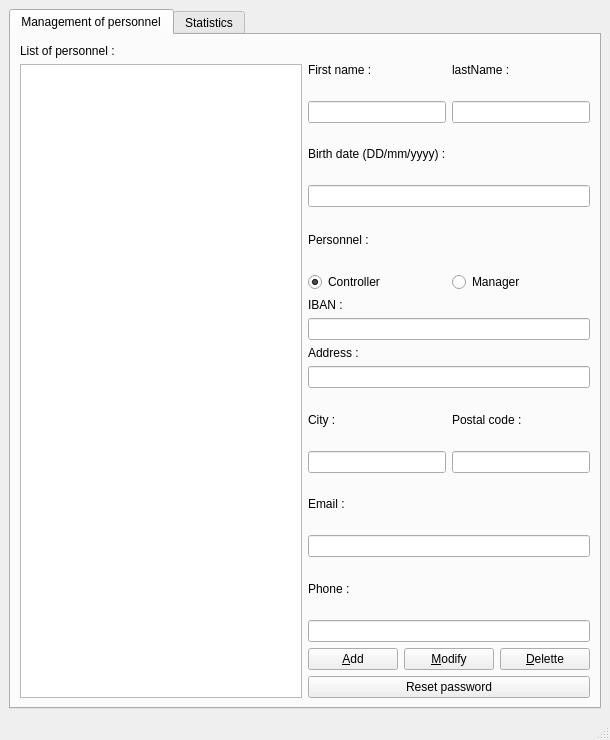
<?xml version="1.0" encoding="UTF-8"?>
<ui version="4.0">
 <class>manager</class>
 <widget class="QMainWindow" name="manager">
  <property name="geometry">
   <rect>
    <x>0</x>
    <y>0</y>
    <width>610</width>
    <height>740</height>
   </rect>
  </property>
  <property name="windowTitle">
   <string>Manager</string>
  </property>
  <widget class="QWidget" name="centralwidget">
   <layout class="QHBoxLayout" name="horizontalLayout_2">
    <item>
     <widget class="QTabWidget" name="tabWidget_manager">
      <property name="currentIndex">
       <number>0</number>
      </property>
      <widget class="QWidget" name="tab_managementPersonnel">
       <attribute name="title">
        <string>Management of personnel</string>
       </attribute>
       <layout class="QHBoxLayout" name="horizontalLayout">
        <item>
         <layout class="QVBoxLayout" name="verticalLayout">
          <item>
           <widget class="QLabel" name="label_listPersonnel">
            <property name="text">
             <string>List of personnel :</string>
            </property>
           </widget>
          </item>
          <item>
           <widget class="QTableView" name="tableView"/>
          </item>
         </layout>
        </item>
        <item>
         <layout class="QVBoxLayout" name="verticalLayout_2">
          <item>
           <layout class="QHBoxLayout" name="horizontalLayout_name">
            <item>
             <layout class="QVBoxLayout" name="verticalLayout_firstName">
              <item>
               <widget class="QLabel" name="label_firstName">
                <property name="text">
                 <string>First name :</string>
                </property>
               </widget>
              </item>
              <item>
               <widget class="QLineEdit" name="lineEdit_firstName"/>
              </item>
             </layout>
            </item>
            <item>
             <layout class="QVBoxLayout" name="verticalLayout_lastName">
              <item>
               <widget class="QLabel" name="label_lastName">
                <property name="text">
                 <string>lastName :</string>
                </property>
               </widget>
              </item>
              <item>
               <widget class="QLineEdit" name="lineEdit_LastName"/>
              </item>
             </layout>
            </item>
           </layout>
          </item>
          <item>
           <layout class="QVBoxLayout" name="verticalLayout_birthDate">
            <item>
             <widget class="QLabel" name="label_birthDate">
              <property name="text">
               <string>Birth date (DD/mm/yyyy) :</string>
              </property>
             </widget>
            </item>
            <item>
             <widget class="QLineEdit" name="lineEdit_birthDate"/>
            </item>
           </layout>
          </item>
          <item>
           <layout class="QVBoxLayout" name="verticalLayout_personnel">
            <item>
             <widget class="QLabel" name="label">
              <property name="text">
               <string>Personnel :</string>
              </property>
             </widget>
            </item>
            <item>
             <layout class="QHBoxLayout" name="horizontalLayout_radioButton">
              <item>
               <widget class="QRadioButton" name="radioButton_controller">
                <property name="focusPolicy">
                 <enum>Qt::StrongFocus</enum>
                </property>
                <property name="acceptDrops">
                 <bool>false</bool>
                </property>
                <property name="autoFillBackground">
                 <bool>false</bool>
                </property>
                <property name="text">
                 <string>Controller</string>
                </property>
                <property name="checked">
                 <bool>true</bool>
                </property>
               </widget>
              </item>
              <item>
               <widget class="QRadioButton" name="radioButton_manager">
                <property name="text">
                 <string>Manager</string>
                </property>
               </widget>
              </item>
             </layout>
            </item>
           </layout>
          </item>
          <item>
           <layout class="QVBoxLayout" name="verticalLayout_address">
            <item>
             <widget class="QLabel" name="label_iban">
              <property name="text">
               <string>IBAN :</string>
              </property>
             </widget>
            </item>
            <item>
             <widget class="QLineEdit" name="lineEdit_iban"/>
            </item>
            <item>
             <widget class="QLabel" name="label_">
              <property name="text">
               <string>Address :</string>
              </property>
             </widget>
            </item>
            <item>
             <widget class="QLineEdit" name="lineEdit_address"/>
            </item>
           </layout>
          </item>
          <item>
           <layout class="QHBoxLayout" name="horizontalLayout_city">
            <item>
             <layout class="QVBoxLayout" name="verticalLayout_city">
              <item>
               <widget class="QLabel" name="label_city">
                <property name="text">
                 <string>City :</string>
                </property>
               </widget>
              </item>
              <item>
               <widget class="QLineEdit" name="lineEdit_city"/>
              </item>
             </layout>
            </item>
            <item>
             <layout class="QVBoxLayout" name="verticalLayout_postalCode">
              <item>
               <widget class="QLabel" name="label_postalCode">
                <property name="text">
                 <string>Postal code :</string>
                </property>
               </widget>
              </item>
              <item>
               <widget class="QLineEdit" name="lineEdit_postalCode"/>
              </item>
             </layout>
            </item>
           </layout>
          </item>
          <item>
           <layout class="QVBoxLayout" name="verticalLayout_Email">
            <item>
             <widget class="QLabel" name="label_email">
              <property name="text">
               <string>Email :</string>
              </property>
             </widget>
            </item>
            <item>
             <widget class="QLineEdit" name="lineEdit_email"/>
            </item>
           </layout>
          </item>
          <item>
           <layout class="QVBoxLayout" name="verticalLayout_phone">
            <item>
             <widget class="QLabel" name="label_phone">
              <property name="text">
               <string>Phone :</string>
              </property>
             </widget>
            </item>
            <item>
             <widget class="QLineEdit" name="lineEdit_phone"/>
            </item>
           </layout>
          </item>
          <item>
           <layout class="QHBoxLayout" name="horizontalLayout_action">
            <item>
             <widget class="QPushButton" name="pushButton_add">
              <property name="text">
               <string>&amp;Add</string>
              </property>
             </widget>
            </item>
            <item>
             <widget class="QPushButton" name="pushButton_modify">
              <property name="text">
               <string>&amp;Modify</string>
              </property>
             </widget>
            </item>
            <item>
             <widget class="QPushButton" name="pushButton_delette">
              <property name="text">
               <string>&amp;Delette</string>
              </property>
             </widget>
            </item>
           </layout>
          </item>
          <item>
           <widget class="QPushButton" name="pushButton_resetPassword">
            <property name="text">
             <string>Reset password</string>
            </property>
           </widget>
          </item>
         </layout>
        </item>
       </layout>
      </widget>
      <widget class="QWidget" name="tab_statistics">
       <attribute name="title">
        <string>Statistics</string>
       </attribute>
      </widget>
     </widget>
    </item>
   </layout>
  </widget>
  <widget class="QMenuBar" name="menubar">
   <property name="geometry">
    <rect>
     <x>0</x>
     <y>0</y>
     <width>610</width>
     <height>27</height>
    </rect>
   </property>
  </widget>
  <widget class="QStatusBar" name="statusbar"/>
 </widget>
 <resources/>
 <connections/>
</ui>
